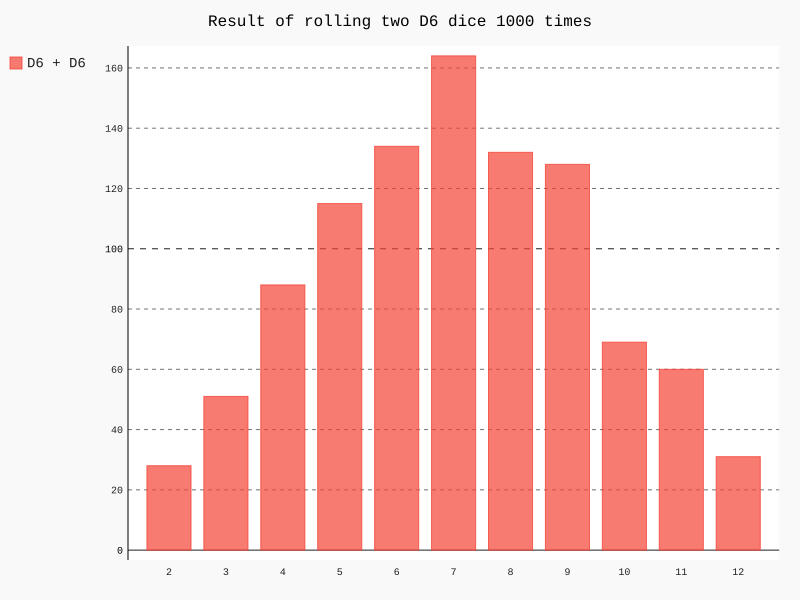

Here is the Python script that generated this plot:
import pygal
from chapter15.die import Die

# 创建一个6面的骰子
die_1 = Die()
die_2 = Die()

# 搓几次骰子，将结果存入列表中
results = []
for roll_num in range(1000):
    results.append(die_1.roll() + die_2.roll())

# 分析结果
frequencies = []
max_result = die_1.num_sides + die_2.num_sides
for value in range(2, max_result + 1):
    frequencies.append(results.count(value))

# 对结果进行可视化
hist = pygal.Bar()
hist.title = "Result of rolling two D6 dice 1000 times"
hist.x_labels = [str(value) for value in range(2, max_result + 1)]
hist._x_title = "Result"
hist._y_title = "Frequency of Result"
hist.add('D6 + D6', frequencies)
hist.render_to_file('dice_visual.svg')
print(hist.x_labels)
print(frequencies)
